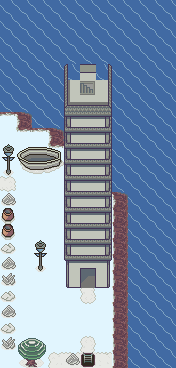

Below is a game level as drawn by its tile map, then a one-line description and the .tmx that defines it (tile-layer data replaced by summaries):
An orthogonal 11x23 tile map with 16x16 px tiles, 3 tile layers (Tile Layer 1, Tile Layer 2, Tile Layer 3), 5 tilesets and 13 objects (5x Door, 3x NPC, Modifier).

<map version="1.9" tiledversion="1.9.0" orientation="orthogonal" renderorder="right-down" width="11" height="23" tilewidth="16" tileheight="16" infinite="0" backgroundcolor="#e1f5fe" nextlayerid="14" nextobjectid="72">
 <properties>
  <property name="action">(if (== (last-place) "44")
    (map-name "Route 5"))</property>
  <property name="map-name" value="Route 5" />
  <property name="music" value="route-2" />
 </properties>
 <tileset firstgid="1" source="../tilesets/outdoor-1.tsx" />
 <tileset firstgid="129" source="../tilesets/monsters.tsx" />
 <tileset firstgid="204" source="../tilesets/npc_common.tsx" />
 <tileset firstgid="256" source="../tilesets/outdoor-2.tsx" />
 <tileset firstgid="416" source="../tilesets/basic.tsx" />
 <layer id="1" name="Tile Layer 1" width="11" height="23">
  <data>[253 cells, 171 non-empty, 21 distinct tile ids]</data>
 </layer>
 <layer id="6" name="Tile Layer 2" width="11" height="23">
  <data>[253 cells, 48 non-empty, 22 distinct tile ids]</data>
 </layer>
 <objectgroup id="9" name="npc">
  <object id="62" class="NPC" gid="250" x="96" y="368" width="16" height="16">
   <properties>
    <property name="action" value="(dialog '((&quot;/&quot; &quot;…&quot;)))" />
    <property name="actionOnEvent">(if (get "44-safe")
  (delete-me))</property>
   </properties>
  </object>
  <object id="66" class="NPC" gid="205" x="48" y="192" width="16" height="16">
   <properties>
    <property name="action">(if (!get "44-safe")
  (dialog '(("/" "To reach the other shore you have to go through the submarine tunnel but is currently guarded by the Hoarfrost Team.\nIf they don't leave, I'll try to cross the sea with the boat.")))
  (dialog '(("/" "To reach the other shore you have to go through the submarine tunnel."))))</property>
   </properties>
  </object>
  <object id="67" class="NPC" gid="221" x="80" y="80" width="16" height="16">
   <properties>
    <property name="action" value="(dialog '((&quot;/&quot; &quot;I think I will spend the rest of my life here.&quot;)))" />
   </properties>
  </object>
 </objectgroup>
 <layer id="12" name="Tile Layer 3" width="11" height="23">
  <data>[253 cells, 10 non-empty, 10 distinct tile ids]</data>
 </layer>
 <objectgroup id="8" name="items">
  <object id="59" gid="326" x="96" y="352" width="16" height="16">
   <properties>
    <property name="action" value="(dialog '((&quot;/_2&quot; &quot;Hana's Tunnel&quot;)))" />
   </properties>
  </object>
  <object id="60" gid="326" x="96" y="304" width="16" height="16">
   <properties>
    <property name="action" value="(dialog '((&quot;/_2&quot; &quot;Observation Tower&quot;)))" />
   </properties>
  </object>
  <object id="68" gid="336" x="64" y="80" width="16" height="16">
   <properties>
    <property name="action" value="(dialog '((&quot;Wow! The view here is spectacular!&quot;)))" />
   </properties>
  </object>
  <object id="70" gid="340" x="96" y="80" width="16" height="16">
   <properties>
    <property name="action" value="(dialog '((&quot;Wow! The view here is spectacular!&quot;)))" />
   </properties>
  </object>
  <object id="71" class="Modifier" gid="434" x="96" y="96" width="16" height="16">
   <properties>
    <property name="moneyDelta" type="int" value="50" />
   </properties>
  </object>
 </objectgroup>
 <objectgroup id="10" name="spawn points">
  <object id="51" class="Door" x="0" y="176" width="16" height="16">
   <properties>
    <property name="mainDoor" type="bool" value="true" />
    <property name="orientation" type="int" value="2" />
    <property name="roomId" value="39" />
   </properties>
  </object>
  <object id="54" class="Door" x="48" y="352" width="16" height="16">
   <properties>
    <property name="orientation" type="int" value="1" />
    <property name="roomId" value="42" />
   </properties>
  </object>
  <object id="56" class="Door" x="64" y="80" width="16" height="16">
   <properties>
    <property name="orientation" type="int" value="3" />
    <property name="roomId" value="43_tower_4" />
   </properties>
  </object>
  <object id="57" class="Door" x="80" y="288" width="16" height="16">
   <properties>
    <property name="roomId" value="43_tower_1" />
   </properties>
  </object>
  <object id="61" class="Door" x="80" y="336" width="16" height="16">
   <properties>
    <property name="orientation" type="int" value="1" />
    <property name="roomId" value="44" />
   </properties>
  </object>
 </objectgroup>
</map>
